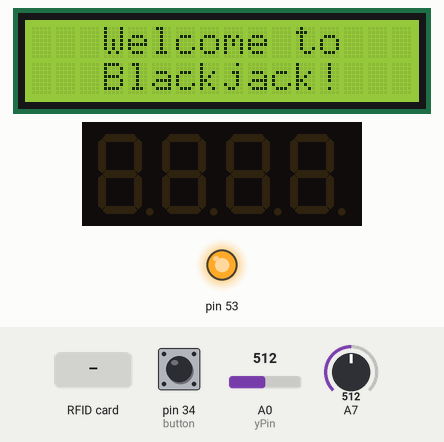
The sketch below on a simulated Arduino Mega 2560, built with avr-gcc and run on an emulated ATmega2560. On the bench: 16×2 character LCD, 4-digit seven-segment display, output pins drawn as LEDs (lit = HIGH). The test bench sets the inputs (shaded band); at power-on: pin 34 (button) HIGH, A0 (yPin) = 512, A7 = 512. The board resets itself during the run and starts again; random numbers use the default seed unless the sketch sets one; EEPROM starts erased; what the sketch prints to the serial monitor is not drawn.

Above: at 1.3 s.
1.4 s: pin 34 (button) pulled LOW for 0.15 s
At 2.6 s:
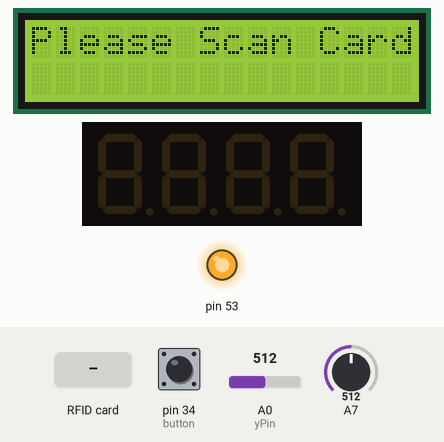
3.0 s: RFID card E3 B1 5D 33 held to the reader
At 4.0 s:
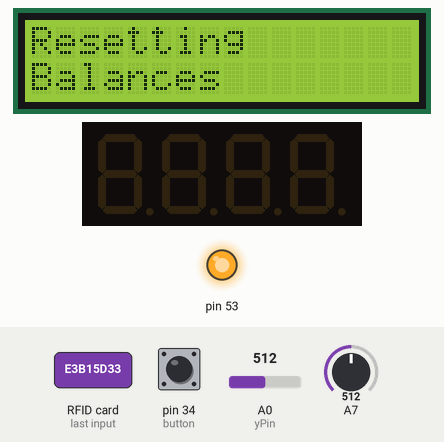
6.0 s: pin 34 (button) pulled LOW for 1 s
At 7.3 s:
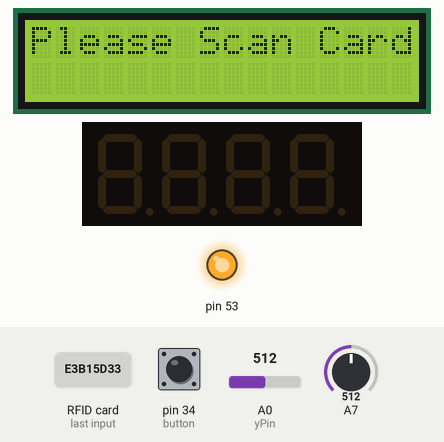
8.5 s: RFID card 09 BC CE B2 held to the reader
At 9.6 s:
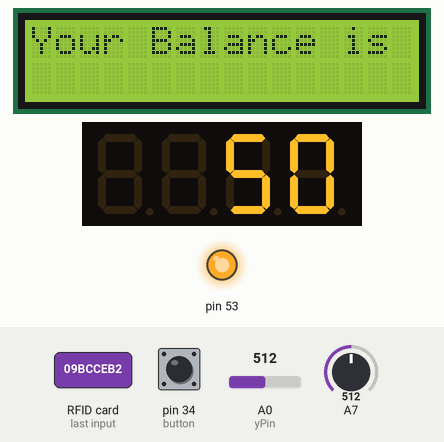
11.5 s: pin 34 (button) pulled LOW for 3.2 s
At 12.7 s:
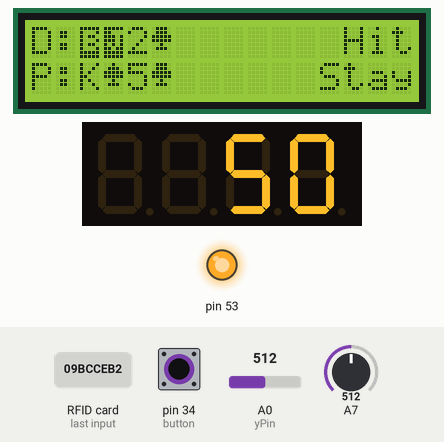
17.7 s: pin 34 (button) pulled LOW for 3.2 s
At 24.5 s:
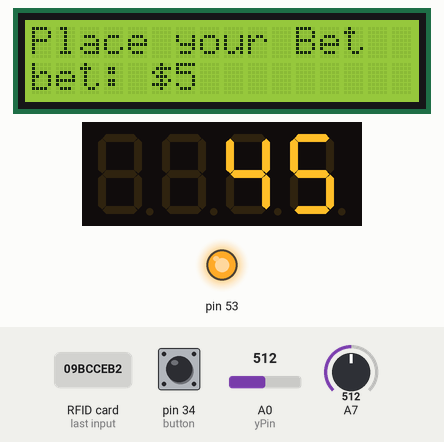
Timing chart, 0 to 24.9 s (numbered marks = the images above; inputs shaded):
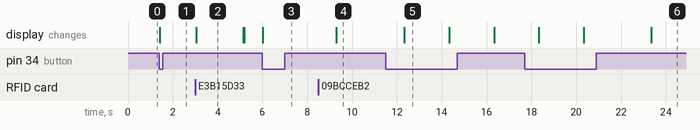

The sketch:

Eng200P3-Final.ino
```cpp
#include <LiquidCrystal.h>
LiquidCrystal lcd(11, 12, 7, 8, 9, 10);
#include "SevSeg.h"
SevSeg sevseg;
#include <SPI.h>
#include <MFRC522.h>
#include <EEPROM.h>
#include <avr/wdt.h>


#define SS_PIN 4
#define RST_PIN 5  /* Reset Pin */
MFRC522 mfrc522(SS_PIN, RST_PIN);   // Create MFRC522 instance.

void reboot() {
  wdt_disable();
  wdt_enable(WDTO_15MS);
  while (1) {}
}

int deck[52];
int suits[52];
int values[52];

void setupDeck() {
  int y = 1;
  for (int x = 0; x < 52; x++) {
    deck[x] = y;
    y++;
  }
  for (int i = 1; i < 52; i++) {
    int j = random(0, 52);
    int t = deck[i];
    deck[i] = deck[j];
    deck[j] = t;
  }
  y = 1;
  for (int x = 0; x < 13; x++) {
    values[x] = y;
    y++;
    suits[x] = 1;
  };
  y = 1;
  for (int x = 13; x < 26; x++) {
    values[x] = y;
    y++;
    suits[x] = 2;
  };
  y = 1;
  for (int x = 26; x < 39; x++) {
    values[x] = y;
    y++;
    suits[x] = 3;
  };
  y = 1;
  for (int x = 39; x < 52; x++) {
    values[x] = y;
    y++;
    suits[x] = 4;
  };
}

int handSuits[2][6];
int handRanks[2][6];
int player = 0;
int dealer = 1;
int cards_dealt = 0;
int cards[2];


void dealCard(int person) {
  int val = deck[cards_dealt];
  handSuits[person][cards[person]] = suits[val];
  handRanks[person][cards[person]] = values[val];
  cards_dealt++;
  cards[person]++;
}

int handTotal[2][2];

void handValue(int person) {
  handTotal[person][0] = 0;
  handTotal[person][1] = 0;
  for (int i = 0; i < 6; i++) {
    if (handRanks[person][i] == 11) {
      handTotal[person][0] += 10;
      handTotal[person][1] += 10;
    } else if (handRanks[person][i] == 12) {
      handTotal[person][0] += 10;
      handTotal[person][1] += 10;
    } else if (handRanks[person][i] == 13) {
      handTotal[person][0] += 10;
      handTotal[person][1] += 10;
    } else if (handRanks[person][i] == 1) {
      handTotal[person][0] += 11;
      handTotal[person][1] += 1;
    } else {
      handTotal[person][0] += handRanks[person][i];
      handTotal[person][1] += handRanks[person][i];
    }
  }
}

byte heart[] = {
  B01010,
  B11111,
  B11111,
  B01110,
  B00100,
  B00000,
  B00000,
  B00000
};

byte diamond[] = {
  B00100,
  B01110,
  B11111,
  B11111,
  B01110,
  B00100,
  B00000,
  B00000
};

byte spade[] = {
  B00100,
  B01110,
  B11111,
  B11111,
  B00100,
  B01110,
  B00000,
  B00000
};

byte club[] = {
  B01110,
  B01110,
  B11111,
  B11111,
  B00100,
  B01110,
  B00000,
  B00000
};

byte ten[] = {
  B01000,
  B11000,
  B01000,
  B11100,
  B00010,
  B00101,
  B00101,
  B00010
};

byte numBack[] = {  //this is a B
  B11111,
  B10001,
  B10110,
  B10001,
  B10110,
  B10001,
  B11111,
  B11111
};

byte suitBack[] = {  //this is a J
  B11111,
  B11000,
  B11101,
  B11101,
  B10101,
  B11011,
  B11111,
  B11111
};

const int button = 34;
const int xPin = A1;
const int yPin = A0;
int Quit = 1;
int Play = 0;
int gamesPlayed = 0;
int cardBalence;
bool displayDeal = false;
int choice = 3;
int hit = 0;
int stand = 1;
int playerCard;
int dealerCard;
int eepromAdress;
int readCardYet = 0;
int readAddress;

void rfidRead(){
  // Look for new cards
  if ( ! mfrc522.PICC_IsNewCardPresent())
  {
    return;
  }
  // Select one of the cards
  if ( ! mfrc522.PICC_ReadCardSerial())
  {
    return;
  }
  //Show UID on serial monitor
  Serial.print("UID tag :");
  String content= "";
  byte letter;
  for (byte i = 0; i < mfrc522.uid.size; i++)
  {
     Serial.print(mfrc522.uid.uidByte[i] < 0x10 ? " 0" : " ");
     Serial.print(mfrc522.uid.uidByte[i], HEX);
     content.concat(String(mfrc522.uid.uidByte[i] < 0x10 ? " 0" : " "));
     content.concat(String(mfrc522.uid.uidByte[i], HEX));
  }
  Serial.println();
  Serial.print("Message : ");
  content.toUpperCase();
  if (content.substring(1) == "09 BC CE B2") //change here the UID of the card/cards that you want to give access
  {
    Serial.println("Authorized access");
    Serial.println();
    cardBalence = EEPROM.read(1);
    eepromAdress = 1;
    readCardYet = 1;
    delay(750);

  }
  else if (content.substring(1) == "E3 43 56 33") //change here the UID of the card/cards that you want to give access
  {
    Serial.println("Authorized access");
    Serial.println();
    cardBalence = EEPROM.read(2);
    readCardYet = 1;
    eepromAdress = 2;
    delay(750);
  }
    else if (content.substring(1) == "E3 B1 5D 33") //change here the UID of the card/cards that you want to give access
  {
    Serial.println("Admin Found");
    Serial.println();
    EEPROM.write(1, 50);
    EEPROM.write(2,50);
    readCardYet = 1;
    lcd.clear();
    lcd.setCursor(0,0);
    lcd.print("Resetting");
    lcd.setCursor(0,1);
    lcd.print("Balances");
    delay(2000);
    reboot();


  }

 else   {
    lcd.clear();
    lcd.setCursor(0,0);
    lcd.print("Error: Invalid");
    lcd.setCursor(5,1);
    lcd.print("Card");
    delay(3000);
  }
}

void displayHands() {
  lcd.setCursor(0, 0);
  lcd.print("D:");
  display(dealer);
  lcd.setCursor(0, 1);
  lcd.print("P:");
  display(player);
}

void display(int person) {
  for (int i = 0; i < 6; i++) {
    if (person == dealer && i == 0 && displayDeal == false) {
      lcd.write((uint8_t)4);
      lcd.write((uint8_t)5);
    } else {
      switch (handRanks[person][i]) {
        case 0:
          lcd.print(" ");
          break;
        case 1:
          lcd.print("A");
          break;
        case 10:
          lcd.write((uint8_t)6);
          break;
        case 11:
          lcd.print("J");
          break;
        case 12:
          lcd.print("Q");
          break;
        case 13:
          lcd.print("K");
          break;
        default:
          lcd.print(handRanks[person][i]);
      }
      switch (handSuits[person][i]) {
        case 1:
          lcd.write((uint8_t)0);
          break;
        case 2:
          lcd.write((uint8_t)1);
          break;
        case 3:
          lcd.write((uint8_t)2);
          break;
        case 4:
          lcd.write((uint8_t)3);
          break;
      }
    }
  }
}

void reset() {
  handTotal[dealer][0] = 0;
  handTotal[dealer][1] = 0;
  handTotal[player][0] = 0;
  handTotal[player][1] = 0;
  cards[dealer] = 0;
  cards[player] = 0;
  cards_dealt = 0;
  displayDeal = false;
  choice = 3;
  for (int i = 0; i < 7; i++) {
    handRanks[dealer][i] = 0;
    handSuits[dealer][i] = 0;
    handRanks[player][i] = 0;
    handSuits[player][i] = 0;
  }
}

int move;
int hover;
int currentBet = 1;
int minBet = 1;
int change = 1;

void setup() {
  lcd.begin(16, 2);
  lcd.createChar(0, heart);
  lcd.createChar(1, diamond);
  lcd.createChar(2, spade);
  lcd.createChar(3, club);
  lcd.createChar(4, numBack);
  lcd.createChar(5, suitBack);
  lcd.createChar(6, ten);
  lcd.clear();
  randomSeed(analogRead(A7));
  byte numDigits = 4;
  byte digitPins[] = {30, 31, 32, 33};
  byte segmentPins[] = {29, 22, 23, 25, 26, 28, 27, 24};
  Serial.begin(9600);   // Initiate a serial communication
  SPI.begin();      // Initiate  SPI bus
  mfrc522.PCD_Init();   // Initiate MFRC522
  Serial.println("Approximate your card to the reader...");
  Serial.println();

  bool resistorsOnSegments = true;
  byte hardwareConfig = COMMON_CATHODE;
  sevseg.begin(hardwareConfig, numDigits, digitPins, segmentPins, resistorsOnSegments);
  sevseg.setBrightness(90);

  pinMode(button, INPUT);
  digitalWrite(button, HIGH);
  Serial.begin(9600);
}

void loop() {
  lcd.setCursor(0, 0);
  lcd.print("   Welcome to");
  lcd.setCursor(0, 1);
  lcd.print("   Blackjack!");
  if (digitalRead(button) == 0) {
    if (gamesPlayed == 0) {
      lcd.clear();
      lcd.setCursor(0, 0);
      lcd.print("Please Scan Card");
      while (readCardYet == 0) {

        rfidRead();
      }
    }
    while (cardBalence > 0) {
      lcd.clear();
      lcd.setCursor(0,0);
      lcd.print("Your Balance is");
      for (int i = 0; i < 4; i++) {
        sevseg.setNumber(cardBalence);
        sevseg.refreshDisplay();
        delay(750);
      }
      gamesPlayed += 1;
      lcd.clear();
      lcd.setCursor(0, 0);
      lcd.print("Place your Bet");
      lcd.setCursor(0, 1);
      lcd.print("bet: $");
      if (cardBalence >= 5){
        currentBet = 5;
      }
      else {
      currentBet = cardBalence;
      }
      lcd.print(currentBet);
      //Here
      while (digitalRead(button) != 0) {
        lcd.setCursor(6, 1);
        if (analogRead(yPin) > 520 && currentBet <= (cardBalence - minBet)) {
          currentBet = currentBet + change;
          lcd.print(currentBet);
          delay(500);
        } else if (analogRead(yPin) < 480 && currentBet >= (minBet + minBet)) {
          currentBet = currentBet - change;
          if (currentBet == 5) {
            lcd.print(currentBet);
            lcd.print(" ");
          } else {
            lcd.print(currentBet);
          }
          delay(500);
        }
      }
      lcd.clear();
      reset();
      setupDeck();
      int a = 0;  // 1 is case where ace is equal to 1
      int b = 0;
      dealCard(dealer);
      dealCard(player);
      dealCard(dealer);
      dealCard(player);
      dealerCard = 2;
      playerCard = 2;
      handValue(player);
      handValue(dealer);
      displayHands();
      if (handTotal[player][a] > 21) {
        a = 1;
      }
      if (handTotal[dealer][b] > 21) {
        b = 1;
      }
      if (handTotal[player][a] == 21) {  //player natural blackjack make changes so that you can still see your cards beforehand
        displayDeal = true;
        displayHands();
        if (handTotal[dealer][b] == 21) {
          lcd.clear();
          lcd.setCursor(0, 0);
          lcd.print("You Push");
          delay(2000);

        } else {
          lcd.clear();
          lcd.setCursor(0, 0);
          lcd.print("Player Blackjack");
          delay(2000);

          cardBalence += currentBet;
        }
      } else {
        while (playerCard < 6 && handTotal[player][a] < 21 && choice != stand) {
          handValue(player);
          lcd.clear();
          displayHands();
          lcd.setCursor(13, 0);
          lcd.print("Hit");
          lcd.setCursor(12, 1);
          lcd.print("Stay");
          move = 0;
          choice = 3;
          delay(1000);
          while (move == 0) {
            if (analogRead(yPin) > 520) {
              lcd.setCursor(12, 0);
              lcd.blink();
              hover = hit;
            } else if (analogRead(yPin) < 480) {
              lcd.setCursor(11, 1);
              lcd.blink();
              hover = stand;
            }
            if (digitalRead(button) == 0 && hover == hit) {
              choice = hit;
              move = 1;
              delay(1000);
            } else if (digitalRead(button) == 0 && hover == stand) {
              choice = stand;
              move = 1;
              delay(1000);
            }
          }
          if (choice == hit) {
            dealCard(player);
            displayHands();
            handValue(player);
            playerCard += 1;
            choice = 3;
            if (handTotal[player][a] > 21) {
              a = 1;
            }
            lcd.noBlink();
            delay(2000);
          }
          lcd.noBlink();
          lcd.clear();
          lcd.print(handTotal[player][a]);
        }
        if (handTotal[player][a] > 21) {
          lcd.clear();
            lcd.setCursor(0, 0);
            lcd.print(handTotal[player][a]);
            lcd.print(" total");
            lcd.setCursor(0, 1);
            lcd.print("You Bust");
            delay(2000);
            cardBalence -= currentBet;
          }

        else {
          displayDeal = true;
          displayHands();
          if (handTotal[dealer][b] == 21) {
            lcd.clear();
              lcd.setCursor(0, 0);
              lcd.print("Dealer Blackjack");
              lcd.setCursor(0, 1);
              lcd.print("You lose");
              delay(2000);

            cardBalence -= currentBet;
          } else {
            while (dealerCard < 6 && handTotal[dealer][b] < 17) {
              dealCard(dealer);
              handValue(dealer);
              dealerCard += 1;
              displayHands();
              if (handTotal[dealer][b] > 21) {
                b = 1;
              }
              delay(3000);
            }
            if (handTotal[dealer][b] > 21) {
              lcd.clear();
                lcd.setCursor(0, 0);
                lcd.print("Dealer Busts");
                lcd.setCursor(0, 1);
                lcd.print("You win");
                delay(2000);

              cardBalence += currentBet;
            } else if (handTotal[dealer][b] == handTotal[player][a]) {
              lcd.clear();
                lcd.print("You Push");
                delay(2000);

            } else {
              if (handTotal[dealer][b] > handTotal[player][a]) {
                lcd.clear();
                  lcd.print("Dealer Wins");
                  lcd.setCursor(0, 1);
                  lcd.print(handTotal[dealer][b]);
                  lcd.print(" to ");
                  lcd.print(handTotal[player][a]);
                  delay(2000);

                cardBalence -= currentBet;
              } else {
                while (digitalRead(button) != 0) {
                  lcd.clear();
                  lcd.print("You Win");
                  lcd.setCursor(0, 1);
                  lcd.print(handTotal[player][a]);
                  lcd.print(" to ");
                  lcd.print(handTotal[dealer][b]);
                  delay(500);
                }
                cardBalence += currentBet;
              }
            }
          }
        }
      }
      //Asks The player if they want to try another game
      EEPROM.write(eepromAdress, cardBalence);
      lcd.clear();
          lcd.setCursor(0, 0);
          lcd.print("Continue?");
          lcd.setCursor(12, 0);
          lcd.print("Quit");
          lcd.setCursor(12, 1);
          lcd.print("Play");
          move = 0;
          choice = 3;
          delay(1000);
          while (move == 0) {
            if (analogRead(yPin) > 520) {
              lcd.setCursor(11, 0);
              lcd.blink();
              hover = Quit;
            } else if (analogRead(yPin) < 480) {
              lcd.setCursor(11, 1);
              lcd.blink();
              hover = Play;
            }
            if (digitalRead(button) == 0 && hover == Quit) {
              choice = Quit;
              move = 1;
              delay(1000);
            } else if (digitalRead(button) == 0 && hover == Play) {
              choice = Play;
              move = 1;
              delay(1000);
            }
          }
          if (choice == Quit) {
            readAddress = eepromAdress;
            while (1){

              lcd.noBlink();
              readCardYet = 0;

              lcd.clear();
              lcd.setCursor(0,0);
              lcd.print("Scan Card to");
              lcd.setCursor(0,1);
              lcd.print("Store Balance");
              while (readCardYet == 0) {
                rfidRead();
                }
              lcd.clear();
              if (readAddress == eepromAdress)
              {
                lcd.setCursor(0,0);
                lcd.print("Card Scanned");
                lcd.setCursor(0,1);
                lcd.print("Come Again Soon");
                delay(500);
                reboot();
            }
              else {
                lcd.setCursor(0,0);
                lcd.print("Error: Wrong");
                lcd.setCursor(4,1);
                lcd.print("Card");
                delay(1000);
              }
            }
          }
          lcd.noBlink();
          lcd.clear();
    }
    if (cardBalence <= 0) {
      while (digitalRead(button) != 0) {
        lcd.clear();
        lcd.setCursor(0, 0);
        lcd.print("Balence = 0");
        lcd.setCursor(1, 1);
        lcd.print("Scan Card Again?");
        delay(500);
        rfidRead();
      }
        gamesPlayed = 0;
    }

  }


}
```

Measured:
- after the input at 1.4 s, the display: changes at once (image 1)
- after the input at 3.0 s, the display: changes at once (image 2)
- after the input at 6.0 s, the display: changes at once (image 3)
- after the input at 8.5 s, the display: changes after 0.80 s (image 4)
- what the display in image 2 shows lasts 2.1 s, from 3.0 s to 5.1 s
- what the display in image 5 shows lasts 2.0 s, from 12.3 s to 14.3 s
